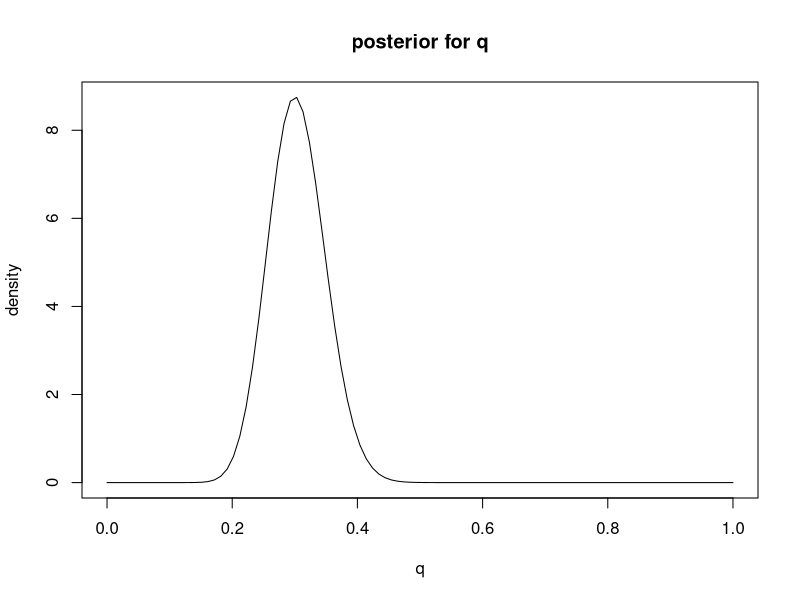

Write the R code that produced this figure.
## ---- chunk 1
knitr::opts_chunk$set(comment = "#",collapse = TRUE,fig.align = "center")
## ---- chunk 2
q <- seq(0,1,length.out = 100)
plot(q,dbeta(q,31,71),main = "posterior for q",ylab = "density",type = "l")
## ---- chunk 3
pbeta(0.4,31,71)
## ---- chunk 4
pbeta(0.4,31,71) - pbeta(0.2,31,71)
## ---- chunk 5
qbeta(0.05,31,71)
qbeta(0.95,31,71)
## ---- chunk 6
qbeta(0.5, 31,71)
